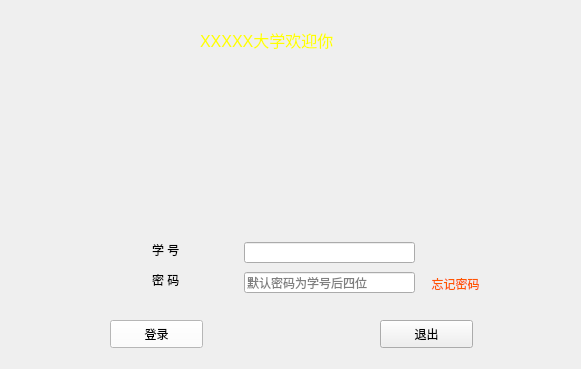
<?xml version="1.0" encoding="UTF-8"?>
<ui version="4.0">
 <class>MainWindow</class>
 <widget class="QMainWindow" name="MainWindow">
  <property name="geometry">
   <rect>
    <x>0</x>
    <y>0</y>
    <width>581</width>
    <height>369</height>
   </rect>
  </property>
  <property name="windowTitle">
   <string>知行理工</string>
  </property>
  <property name="windowIcon">
   <iconset>
    <normaloff>:/school_logo/C:/Users/Defend/Desktop/picture/downiron.png</normaloff>:/school_logo/C:/Users/Defend/Desktop/picture/downiron.png</iconset>
  </property>
  <property name="styleSheet">
   <string notr="true">#centralWidget{

border-image: url(:/school_logo/C:/Users/Defend/Desktop/picture/school_gate.png);

}

#centralWidget *{
border-image:url();
}
</string>
  </property>
  <widget class="QWidget" name="centralWidget">
   <widget class="QLabel" name="label">
    <property name="geometry">
     <rect>
      <x>200</x>
      <y>20</y>
      <width>181</width>
      <height>41</height>
     </rect>
    </property>
    <property name="styleSheet">
     <string notr="true">border-image: url();</string>
    </property>
    <property name="text">
     <string>&lt;html&gt;&lt;head/&gt;&lt;body&gt;&lt;p&gt;&lt;span style=&quot; font-size:12pt; color:#ffff00;&quot;&gt;XXXXX大学欢迎你&lt;/span&gt;&lt;/p&gt;&lt;/body&gt;&lt;/html&gt;</string>
    </property>
   </widget>
   <widget class="QPushButton" name="log_pushButton">
    <property name="geometry">
     <rect>
      <x>110</x>
      <y>320</y>
      <width>93</width>
      <height>28</height>
     </rect>
    </property>
    <property name="styleSheet">
     <string notr="true">background-color: rgb(255, 255, 255);
border-image: url();</string>
    </property>
    <property name="text">
     <string>登录</string>
    </property>
   </widget>
   <widget class="QPushButton" name="quit_pushButton">
    <property name="geometry">
     <rect>
      <x>380</x>
      <y>320</y>
      <width>93</width>
      <height>28</height>
     </rect>
    </property>
    <property name="styleSheet">
     <string notr="true">border-image: url();</string>
    </property>
    <property name="text">
     <string>退出</string>
    </property>
   </widget>
   <widget class="QPushButton" name="pushButton">
    <property name="geometry">
     <rect>
      <x>420</x>
      <y>270</y>
      <width>71</width>
      <height>28</height>
     </rect>
    </property>
    <property name="styleSheet">
     <string notr="true">border-image: url();
    
color: rgb(255, 85, 0);
    background-color:transparent;</string>
    </property>
    <property name="text">
     <string>忘记密码</string>
    </property>
    <property name="flat">
     <bool>true</bool>
    </property>
   </widget>
   <widget class="QLabel" name="label_2">
    <property name="geometry">
     <rect>
      <x>152</x>
      <y>242</y>
      <width>38</width>
      <height>16</height>
     </rect>
    </property>
    <property name="styleSheet">
     <string notr="true">border-image: url();</string>
    </property>
    <property name="text">
     <string>学 号</string>
    </property>
   </widget>
   <widget class="QLineEdit" name="student_id_lineEdit">
    <property name="geometry">
     <rect>
      <x>244</x>
      <y>242</y>
      <width>171</width>
      <height>21</height>
     </rect>
    </property>
    <property name="styleSheet">
     <string notr="true">border-image: url();</string>
    </property>
   </widget>
   <widget class="QLabel" name="label_3">
    <property name="geometry">
     <rect>
      <x>152</x>
      <y>272</y>
      <width>38</width>
      <height>16</height>
     </rect>
    </property>
    <property name="styleSheet">
     <string notr="true">border-image: url();</string>
    </property>
    <property name="text">
     <string>密 码</string>
    </property>
   </widget>
   <widget class="QLineEdit" name="student_passward_lineEdit">
    <property name="geometry">
     <rect>
      <x>244</x>
      <y>272</y>
      <width>171</width>
      <height>21</height>
     </rect>
    </property>
    <property name="styleSheet">
     <string notr="true">border-image: url();</string>
    </property>
    <property name="inputMask">
     <string/>
    </property>
    <property name="echoMode">
     <enum>QLineEdit::Password</enum>
    </property>
    <property name="placeholderText">
     <string>默认密码为学号后四位</string>
    </property>
   </widget>
  </widget>
 </widget>
 <layoutdefault spacing="6" margin="11"/>
 <resources/>
 <connections/>
</ui>
